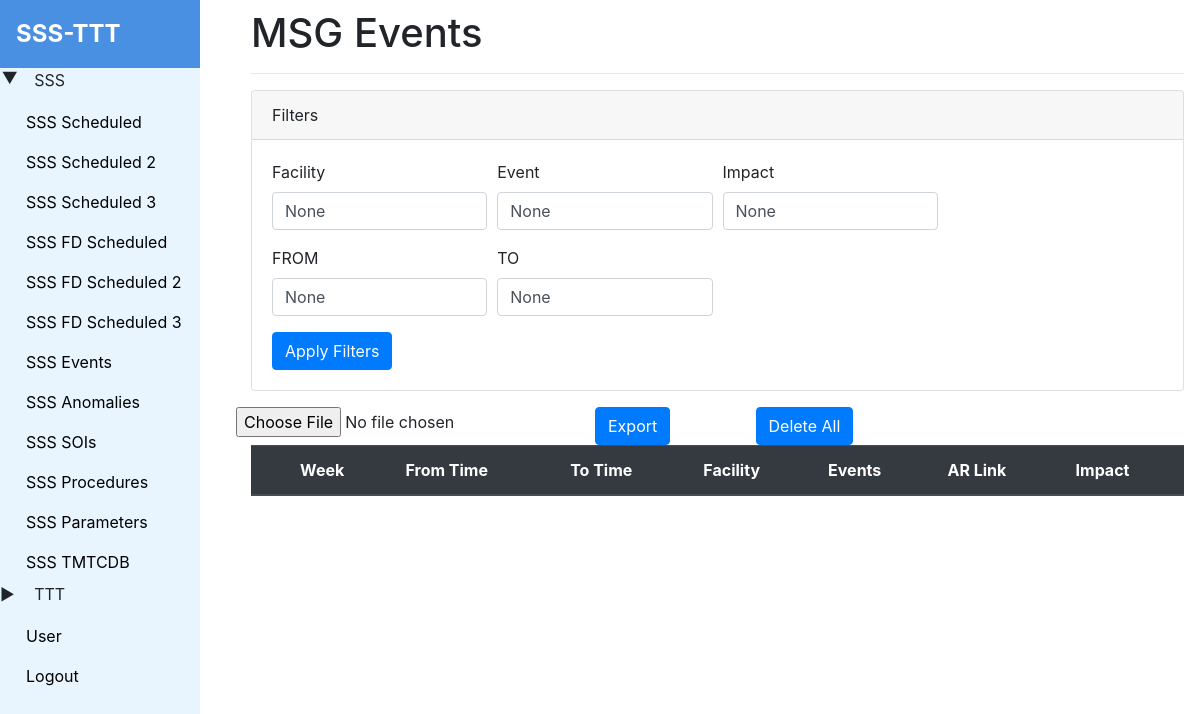
Page /event (signed in) on the earlier database version.
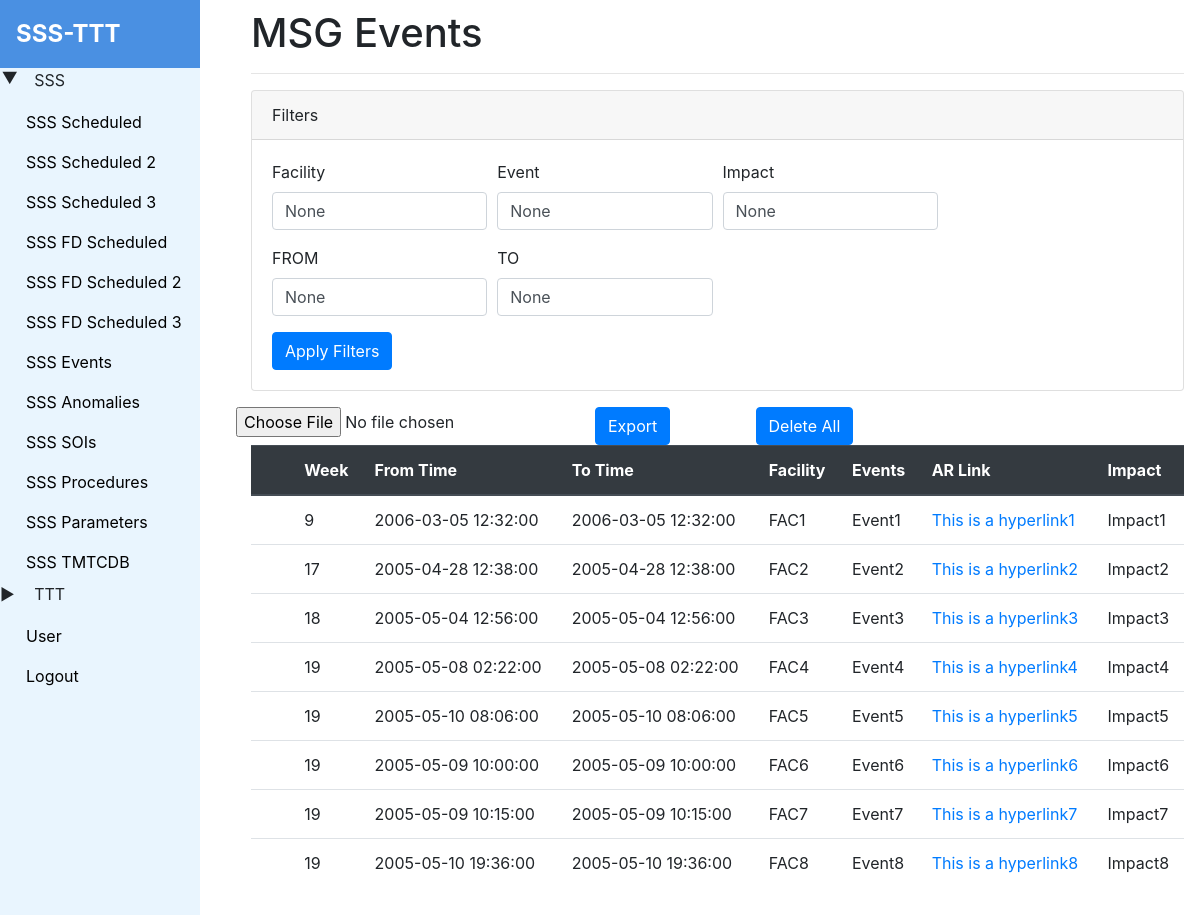
Same page on the later database version.
### tables this page shows
CREATE TABLE 't_event' (
    'id' INTEGER PRIMARY KEY AUTOINCREMENT,
    'week' int(11) NOT NULL,
    'year' int(11) NOT NULL,
    't_time' varchar(1000) NOT NULL,
    'to' varchar(1000) NOT NULL,
    'duration' varchar(1000) NOT NULL,
    'facility' varchar(1000) NOT NULL,
    'event' varchar(1000) NOT NULL,
    'description' varchar(1000) NOT NULL,
    'ar_link' varchar(1000) NOT NULL,
    'impact' varchar(1000) NOT NULL
    );

### app.py (the view)
@app.route('/event', methods=['GET'])
@check_login
def get_event_all():
    error_message = None
    filter_facility = request.args.get('facility', None)
    filter_event = request.args.get('event', None)
    filter_impact = request.args.get('impact', None)
    filter_from_time = request.args.get('from', None)
    filter_to_time = request.args.get('to', None)
    query_parameters = request.args
    filters = {key: query_parameters.get(key) for key in query_parameters}
    table_name = 't_event'
    if filters:
        data = filter_data(table_name,
                           facility = ('LIKE', filters.get('facility')),
                           event = ('LIKE', filters.get('event')),
                           impact = ('LIKE', filters.get('impact')),
                           )
    else:
        data = filter_data(table_name)
    try:
        from_time = filters.get('from')
        to_time = filters.get('to')
        format_string = "%Y-%m-%d %H:%M:%S"
        if from_time is not None and from_time != '':
            from_time = datetime.datetime.strptime(from_time, format_string)
        else:
            from_time = None
        if to_time is not None and to_time != '':
            to_time = datetime.datetime.strptime(to_time, format_string)
        else:
            to_time = None
    except Exception as e:
        error_message = str(e)
        from_time = to_time = None
    ids = ""
    filtered_data = []
    for row in data:
        row_date = datetime.datetime.strptime(row[3], format_string)
        flag = False
        if to_time is None and from_time is None:
            flag = True
        elif to_time is None and from_time is not None and from_time <= row_date:
            flag = True
        elif to_time is not None and from_time is None and to_time >= row_date:
            flag = True
        elif from_time <= row_date <= to_time:
            flag = True
        if flag:
            filtered_data.append(row)
    ids = ','.join(str(row[0]) for row in filtered_data)
    return render_template('event/event.html',
                           event_all = filtered_data,
                           is_admin = session.get('user'),
                           ids = ids,
                           menuVal = 'submenu1',
                           filter_facility=filter_facility,
                           filter_event=filter_event,
                           filter_impact=filter_impact,
                           filter_from_time=filter_from_time,
                           filter_to_time=filter_to_time,
                           error_message=error_message
                        )

### app.py (called while the page is built)
def check_login(f):
    @wraps(f)
    def decorated_function(*args, **kwargs):
        if session.get('user') is None:
            return redirect(url_for('login'))
        return f(*args, **kwargs)
    return decorated_function

### db_helper.py (called while the page is built, shortened)
def filter_data(table_name: str, **kwargs):
    cursor = conn.cursor()
    query = f"SELECT * FROM {table_name}"
    conditions = []
    if conditions:
        query += " WHERE " + " AND ".join(conditions)
    cursor.execute(query)
    return cursor.fetchall()

### templates/event/event.html (shortened to what this page needs)
{% extends 'base.html' %}
{% block content %}
    <div class="schedule-main">
        <h1> MSG Events</h1>
        <hr>
        <div class="card mb-3">
            <div class="card-header">
                Filters
            </div>
            <div class="card-body">
                <form method="GET" action="{{ url_for('get_event_all') }}">
                    <div class="form-row">
                        <div class="form-group col-md-3">
                            <label for="title">Facility</label>
                            <input type="text" class="form-control" id="facility" value="{{ filter_facility }}" name="facility">
                        </div>
                        <div class="form-group col-md-3">
                            <label for="title">Event</label>
                            <input type="text" class="form-control" id="event" value="{{ filter_event }}" name="event">
                        </div>
                        <div class="form-group col-md-3">
                            <label for="title">Impact</label>
                            <input type="text" class="form-control" id="impact"  value="{{ filter_impact }}"  name="impact">
                        </div>
                        <div class="col-md-3"></div>
                        <div class="form-group col-md-3">
                            <label for="title">FROM</label>
                            <input type="text" class="form-control" id="from" value="{{filter_from_time}}" name="from">
                        </div>
                        <div class="form-group col-md-3">
                            <label for="title">TO</label>
                            <input type="text" class="form-control" id="to"  value="{{filter_to_time}}" name="to">
                        </div>
                    </div>
                    <button type="submit" class="btn btn-primary">Apply Filters</button>
                </form>
            </div>
        </div>
        <div class="row">
            {% if is_admin %}
            <div clas="col-md-1">
                <form method="post" action="/api/event/upload" enctype="multipart/form-data">
                    <input type="file" name="file" onchange="this.form.submit()">
                </form>
            </div>
            {% endif %}
            <div class="col-md-2">
                <form method="post" action="/api/event/export" enctype="multipart/form-data">
                    <button type="submit" class="btn btn-primary">Export</button>
                </form>
            </div>
            {% if is_admin %}
            <div class="col-md-2">
                <form method="get" action="/api/delete/all/7">
                    <button type="submit" class="btn btn-primary">Delete All</button>
                </form>
            </div>
            {% endif %}
        </div>
        <table class="table">
            <thead class="thead-dark">
                <tr>
                    <th></th>
                    <th>Week</th>
                    <th>From Time</th>
                    <th>To Time</th>
                    <th>Facility</th>
                    <th>Events</th>
                    <th>AR Link</th>
                    <th>Impact</th>
                </tr>
            </thead>
            <tbody>
                {% for event in event_all %}
                <tr>
                    <td>
                        <a href="/event/{{event[0]}}" class="btn-sm" role="button">
                        </a>
                    </td>
                    <td>{{ event[1] }}</td>
                    <td>{{ event[3] }}</td>
                    <td>{{ event[4] }}</td>
                    <td>{{ event[6] }}</td>
                    <td>{{ event[7] }}</td>
                    <td><a href="{{event[9]}}">{{ event[9] }}</a></td>
                    <td>{{ event[10] }}</td>
                </tr>
                {% endfor %}
            </tbody>
        </table>
    </div>
{% endblock %}

### templates/base.html (shortened to what this page needs)
<!DOCTYPE html>
<html>
<head>
    <link rel="stylesheet" href="https://stackpath.bootstrapcdn.com/bootstrap/4.3.1/css/bootstrap.min.css">
    <link rel="stylesheet" type="text/css" href="{{ url_for('static', filename='css/style.css') }}">
    <link rel="stylesheet" href="https://cdn.materialdesignicons.com/5.4.55/css/materialdesignicons.min.css">
    <link rel="stylesheet" href="https://cdnjs.cloudflare.com/ajax/libs/select2/4.0.13/css/select2.min.css" />
</head>
<body onload="toggleSubmenu('{{ menuVal }}')">
    <div class="sidebar sidebar-content">
        <div class="logo">
            <a href="/home">SSS-TTT</a>
        </div>
        <ul>
            <li class="submenu-toggle" data-submenu="submenu1" data-expanded="false" onclick="toggleSubmenu('submenu1')">
                <span class="menu-text">SSS</span></a>
                <ul class="submenu" id="submenu1">
                    <ul>
                        <li><a href="/schedules"><span class="menu-text">SSS Scheduled</span></a></li>
                    </ul>
                    <ul>
                        <li><a href="/schedules_2"><span class="menu-text">SSS Scheduled 2</span></a></li>
                    </ul>
                    <ul>
                        <li><a href="/schedules_3"><span class="menu-text">SSS Scheduled 3</span></a></li>
                    </ul>
                    <ul>
                        <li><a href="/fd_schedules"><span class="menu-text">SSS FD Scheduled</span></a></li>
                    </ul>
                    <ul>
                        <li><a href="/fd_schedules_2"><span class="menu-text">SSS FD Scheduled 2</span></a></li>
                    </ul>
                    <ul>
                        <li><a href="/fd_schedules_3"><span class="menu-text">SSS FD Scheduled 3</span></a></li>
                    </ul>
                    <ul>
                        <li><a href="/event"><span class="menu-text">SSS Events</span></a></li>
                    </ul>
                    <ul>
                        <li><a href="/anomaly"><span class="menu-text">SSS Anomalies</span></a></li>
                    </ul>
                    <ul>
                        <li><a href="/soi"><span class="menu-text">SSS SOIs</span></a></li>
                    </ul>
                    <ul>
                        <li><a href="/procedure"><span class="menu-text">SSS Procedures</span></a></li>
                    </ul>
                    <ul>
                        <li><a href="/parameter"><span class="menu-text">SSS Parameters</span></a></li>
                    </ul>
                    <ul>
                        <li><a href="/tmtcdb"><span class="menu-text">SSS TMTCDB</span></a></li>
                    </ul>
                </ul>
            </li>
        </ul>
        <ul>
            <li class="submenu-toggle" data-submenu="submenu2" data-expanded="false" onclick="toggleSubmenu('submenu2')">
                <span class="menu-text">TTT</span></a>
            </li>
        </ul>
        {% if is_admin %}
        <ul>
            <li><a href="/user"><span class="menu-text">User</span></a></li>
        </ul>
        {% endif %}
        <ul>
            <li><a href="/logout"><span class="menu-text">Logout</span></a></li>
        </ul>
    </div>
    <div class="content">
        {% block content %}{% endblock %}
    </div>
</body>
</html>

### static/css/style.css (style rules this page uses)
.sidebar { height: 100%; width: 200px; position: fixed; z-index: 1; top: 0; left: 0; background-color: #e9f5fe; overflow-x: hidden; }
.sidebar .logo { background-color: #4a90e2; color: #fff; font-size: 24px; font-weight: bold; padding: 16px; }
.sidebar .logo a { color: #fff; text-decoration: none; }
.sidebar-content { max-height: 1000px; overflow-y: scroll; }
.sidebar ul { list-style-type: none; margin: 0; padding: 0; }
.sidebar li a { display: block; color: #000; padding: 8px 16px; text-decoration: none; }
.content { margin-left: 200px; padding: 1px 16px; height: 1000px; }
.menu-text { margin-left: 10px; }
.schedule-main { margin-top: 8px; margin-left: 35px; }

### templates/base.html (style rules this page uses)
.submenu { display: none; list-style-type: none; padding-left: 15px; }
.submenu-toggle::before { content: '\25B6'; padding-right: 5px; transition: transform 0.2s; display: inline-block; margin-bottom: 10px; }
.submenu-toggle.active::before { transform: rotate(90deg); }

Differences in the rows shown:
added t_event: week "9", t_time "2006-03-05 12:32:00", to "2006-03-05 12:32:00", facility "FAC1", event "Event1", ar_link "This is a hyperlink1", impact "Impact1"
added t_event: week "17", t_time "2005-04-28 12:38:00", to "2005-04-28 12:38:00", facility "FAC2", event "Event2", ar_link "This is a hyperlink2", impact "Impact2"
added t_event: week "18", t_time "2005-05-04 12:56:00", to "2005-05-04 12:56:00", facility "FAC3", event "Event3", ar_link "This is a hyperlink3", impact "Impact3"
added t_event: week "19", t_time "2005-05-08 02:22:00", to "2005-05-08 02:22:00", facility "FAC4", event "Event4", ar_link "This is a hyperlink4", impact "Impact4"
added t_event: week "19", t_time "2005-05-10 08:06:00", to "2005-05-10 08:06:00", facility "FAC5", event "Event5", ar_link "This is a hyperlink5", impact "Impact5"
added t_event: week "19", t_time "2005-05-09 10:00:00", to "2005-05-09 10:00:00", facility "FAC6", event "Event6", ar_link "This is a hyperlink6", impact "Impact6"
added t_event: week "19", t_time "2005-05-09 10:15:00", to "2005-05-09 10:15:00", facility "FAC7", event "Event7", ar_link "This is a hyperlink7", impact "Impact7"
added t_event: week "19", t_time "2005-05-10 19:36:00", to "2005-05-10 19:36:00", facility "FAC8", event "Event8", ar_link "This is a hyperlink8", impact "Impact8"
